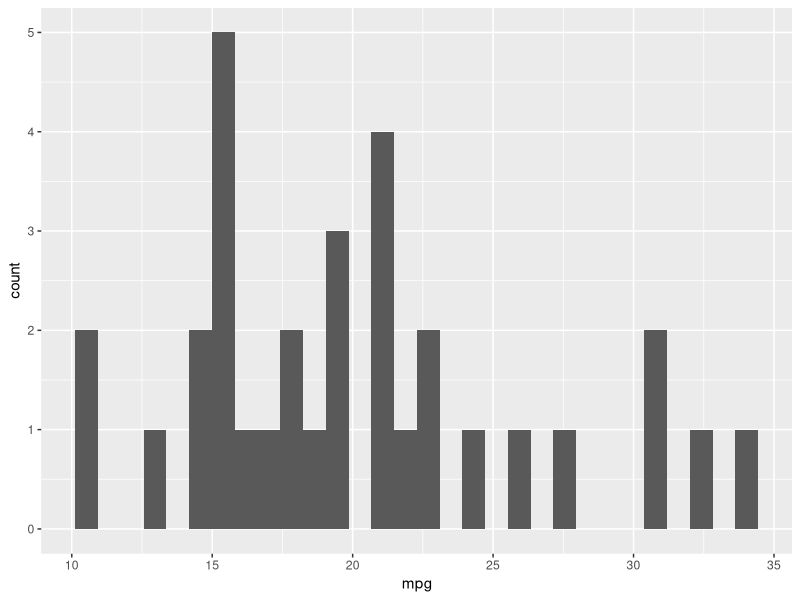
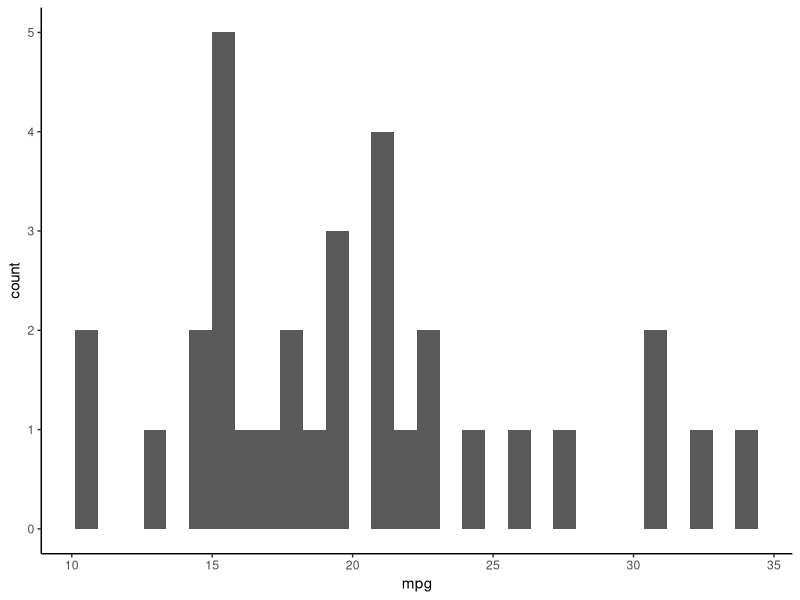
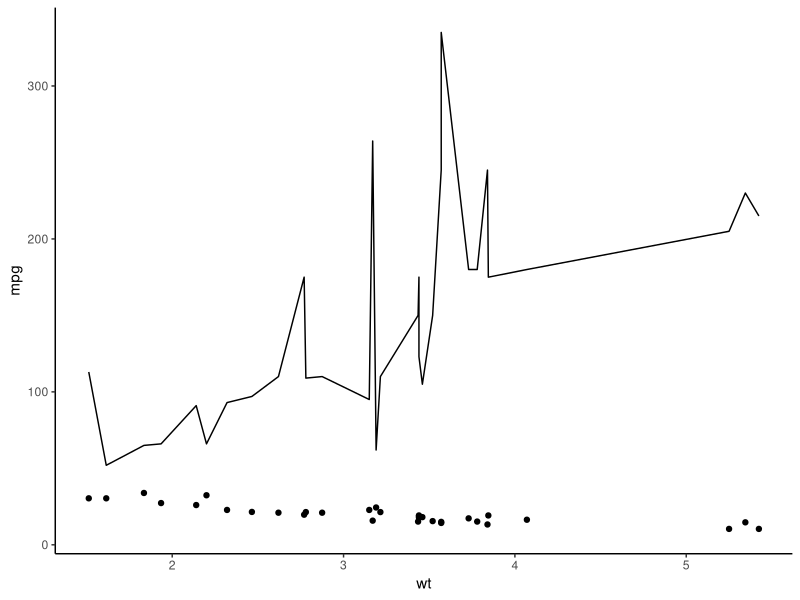
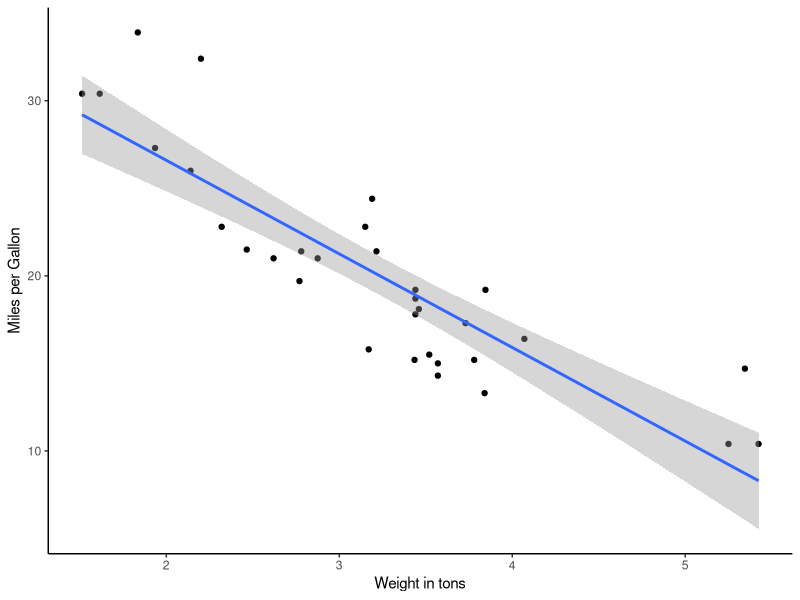
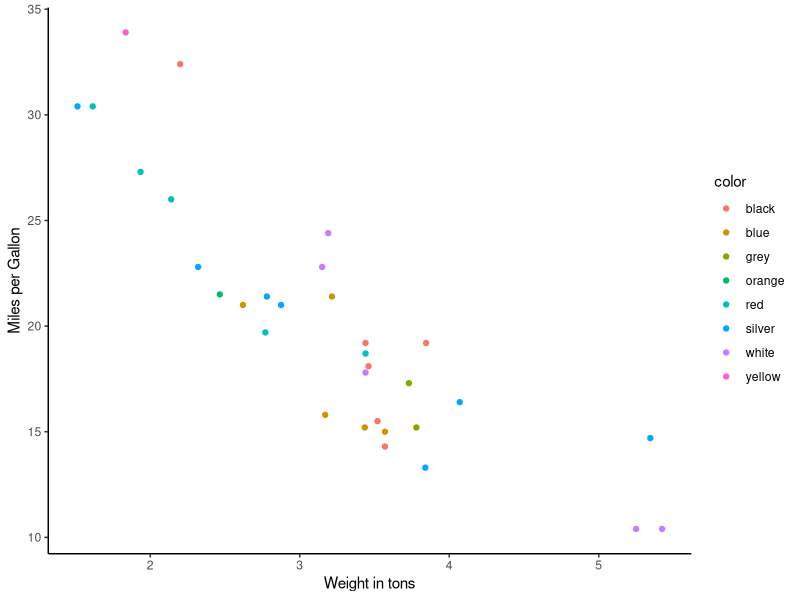

Here is the R script that generated these plots, in order: (Note: this script raises an error after producing the figures.)
## ---- chunk 1
#here, we are loading necessary packages. If you've never downloaded these packages before, you will have to first use install.packages("package"). Remember that after installing, you still need to load package by using require() or library(). 

library(tidyr) #for reshaping data
library(dplyr) #for data manipulation [helpful cheatsheet](https://rstudio.com/wp-content/uploads/2015/02/data-wrangling-cheatsheet.pdf)
library(lubridate) #helps us work with dates [helpful cheatsheet](https://rawgit.com/rstudio/cheatsheets/master/lubridate.pdf)
library(ggplot2) #helps us with visualization [helpful cheatsheet](https://www.rstudio.com/wp-content/uploads/2015/03/ggplot2-cheatsheet.pdf)

#pulling in files, they are currently in csv (comma, separated, value) form
mtcars <- read.csv("mtcars.csv") #info about car mpg

carkey <- read.csv("carkey.csv") #key for which car is which by ID

names <- read.csv("mtcars_names.csv") #key for ages of people

## ---- chunk 2
str(mtcars) 
## ---- chunk 3
summary(mtcars) 
## ---- chunk 4
class(mtcars) #tells us that mtcars is a data frame
class(mtcars$mpg) #tells us that the mpg column in mtcars is numeric
class(carkey$color) #tells us that the color column in mtcars is a factor

class(mtcars$owner) #here, names is a factor, but we want it to be a character

mtcars$owner <- as.character(mtcars$owner)

class(mtcars$owner) #it's fixed

#Let's also do this with owner for names, because at some point we'll want to merge these two data frames. 

names$owner <- as.character(names$owner)
## ---- chunk 5
colnames(mtcars)

mtcars_reduced <- mtcars[, c("mpg", "cyl", "hp", "wt", "am", "ID", "owner")]
## ---- chunk 6

## ---- chunk 7
firstup <- function(x) {
  low <- tolower(x) #first, make all letters lower
  substr(low, 1, 1) <- toupper(substr(low, 1, 1)) #then, make first letter of each string upper
  low #print revised name
}

mtcars_reduced$owner <- firstup(mtcars_reduced$owner) # here we replace the column with upper case names with names with only the first letter upper cased. In this case, we are confident that our function is going to do what it's supposed to. However, good data practice is to never edit the raw data. Rather, create a new dummy column first to make sure your function is performing as expected. i.e. mtcars_reduced$owner_test

## ---- chunk 8
mtcars_full <- left_join(mtcars_reduced, carkey, by = "ID") # we use ID as the join key because both carkey and mtcars_reduced have this column. Notice that ID is in a different order in each data frame, therefore if we used cbind, our data would be merged incorrectly!
## ---- chunk 9
mtcars_full_final <- left_join(mtcars_full, names, by = "owner")
## ---- chunk 10
#let's first look at the variety of mpg values using a histogram
ggplot(aes(x=mpg), data = mtcars_reduced) + #always start by calling ggplot, and setting data, and aesthetics (x and y, and if appliable, fill)
  geom_histogram()

#I don't like the weird gray boxes behind the plot, how can I get rid of them?
ggplot(aes(x=mpg), data = mtcars_reduced) + #always start by calling ggplot, and setting data, and aesthetics (x and y, and if appliable, fill)
  geom_histogram() +
  theme_classic()

#there are a number of different themes, notice that R Studio will automatically populate after you type theme_. Try them out!

## ---- chunk 11
#first, I want to visualize the relationship
ggplot(aes(x=wt), data = mtcars_full_final) +
  geom_point(aes(y=mpg)) +
  geom_line(aes(y=hp)) +
  theme_classic()

#Hmm, this appears to be a strong relationship! And appears to be a linear relationship. I will make a linear model. 

mod1 <- lm(mpg ~ wt, data = mtcars_full_final)
summary(mod1)
## ---- chunk 12
ggplot(aes(x=wt, y=mpg), data = mtcars_full_final) +
  geom_point() +
  geom_smooth( method = "lm") + #because we have a simple model, using 'geom_smooth' method lm will automatically add the model we just created above (mod1) to our plot. This does not work for more complicated models.
  labs(x= "Weight in tons", y = "Miles per Gallon") + #let's be more specific with axis labels
  theme_classic()
## ---- chunk 13
#first, visualize
ggplot(aes(x=wt, y=mpg), data = mtcars_full_final) +
  geom_point(aes(color = color)) +
  labs(x= "Weight in tons", y = "Miles per Gallon") +
  theme_classic()
## ---- chunk 14
mod2 <- lm(mpg ~ wt + color, data = mtcars_full_final)
summary(mod2)
## ---- chunk 15
#here, we cannot simply use geom_smooth, we will have to calculate predicted values, and put these into a data frame

intercepts <- c(coef(mod2)["(Intercept)"], #black
                coef(mod2)["(Intercept)"] + coef(mod2)["colorblue"], #blue
                coef(mod2)["(Intercept)"] + coef(mod2)["colorgrey"], #grey
                coef(mod2)["(Intercept)"] + coef(mod2)["colororange"], #orange
                coef(mod2)["(Intercept)"] + coef(mod2)["colorred"], #red
                coef(mod2)["(Intercept)"] + coef(mod2)["colorsilver"], #silver
                coef(mod2)["(Intercept)"] + coef(mod2)["colorwhite"], #white
                coef(mod2)["(Intercept)"] + coef(mod2)["coloryellow"]) #yellow

lines.df <- data.frame(intercepts = intercepts,
                       slopes = rep(coef(mod2)["wt"], 8),
                       color = levels(mtcars_full_final$color))

ggplot(aes(x = wt, y = mpg, color = color), data = mtcars_full_final) + 
  geom_point() +
  geom_abline(aes(intercept = intercepts, 
                  slope = slopes, 
                  color = color), data = lines.df) +
  theme_classic()
## ---- chunk 16
#first, visualize
ggplot(aes(x=wt, y=mpg), data = mtcars_full_final) +
  geom_point(aes(color = am)) +
  labs(x= "Weight in tons", y = "Miles per Gallon") +
  theme_classic()

#to make the legend more appropriately labeled, we should make am a factor, instead of numeric. Also, let's make the factor levels more clear. 

mtcars_full_final$am <- as.factor(mtcars_full_final$am)

levels(mtcars_full_final$am) <- c("automatic", "manual")

#now, plot again
ggplot(aes(x=wt, y=mpg), data = mtcars_full_final) +
  geom_point(aes(color = am)) +
  labs(x= "Weight in tons", y = "Miles per Gallon") +
  guides(color=guide_legend(title="Transmission")) +
  theme_classic()
## ---- chunk 17
mod3 <- lm(mpg ~ am + wt, data= mtcars_full_final)
summary(mod3)
## ---- chunk 18
#first let's make cylinder a factor
mtcars_full_final$cyl <- as.factor((mtcars_full_final$cyl))

#visualize 
ggplot(aes(x=wt, y=mpg), data = mtcars_full_final) +
  geom_point(aes(color = cyl)) +
  labs(x= "Weight in tons", y = "Miles per Gallon") +
  guides(color=guide_legend(title="Cylinders")) +
  theme_classic()

#again, it appears that weight may be the best predictor, but let's model anyway

#model
mod4 <- lm(mpg ~ cyl*wt, data = mtcars_full_final) #Including * tells the model we want to look at each variable individually, but also at their interaction
summary(mod4)

#visualize again
ggplot(aes(x=wt, y=mpg), data = mtcars_full_final) +
  geom_point(aes(color = cyl)) +
  labs(x= "Weight in tons", y = "Miles per Gallon") +
  guides(color=guide_legend(title="Cylinders")) +
  facet_wrap(~cyl) + 
  geom_smooth(method = lm) +
  theme_classic()
